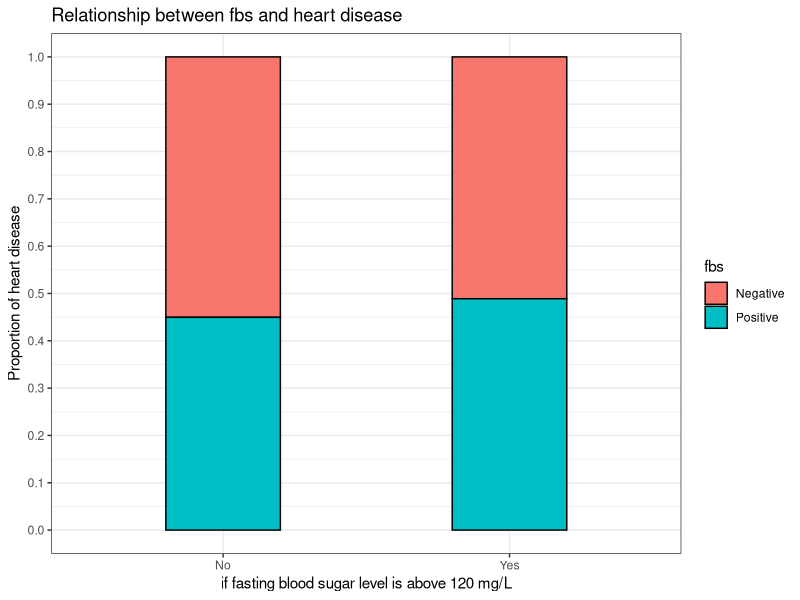
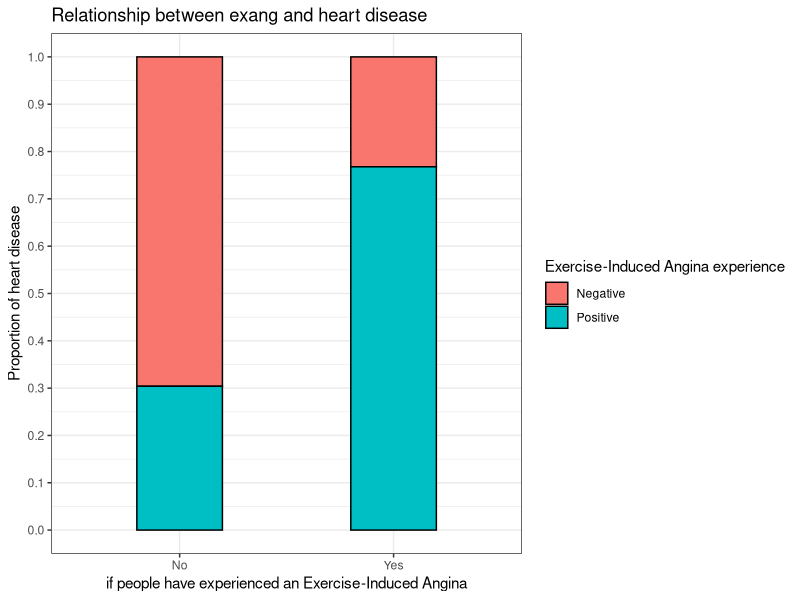
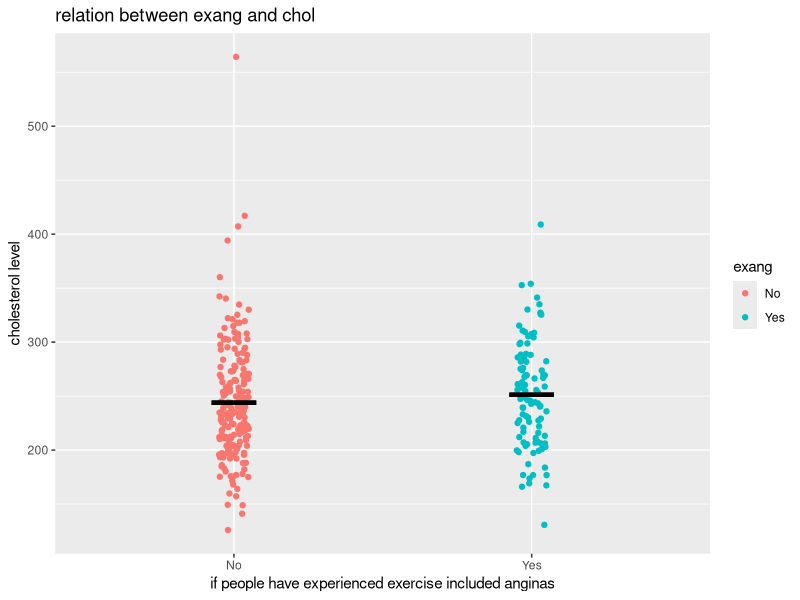

Reproduce these figures in R, in order.
## ---- chunk 1
knitr::opts_chunk$set(echo = TRUE)
## ---- chunk 2
library(tidyverse)
## ---- chunk 3
library(readxl)
#heart = read_excel("heart.xlsx")
heart = read_csv("heart_new.csv")
## ---- chunk 4
#View(heart)
## ---- chunk 5
ggplot(data = heart, aes(x = fbs, fill = target)) +
  geom_bar(color = "black", position = "fill", width = 0.4) +
  labs(x = "if fasting blood sugar level is above 120 mg/L", 
       y = "Proportion of heart disease",
       fill = "fbs", 
       title = "Relationship between fbs and heart disease")+
       theme_bw() +
       scale_y_continuous(breaks = seq(0,1,0.1))
## ---- chunk 6
heart %>%
  group_by(fbs,target) %>%
  summarise(count=n())
## ---- chunk 7
prop.test(x=c(116,22),
          n=c(258,45),
          alternative="less")
## ---- chunk 8
ggplot(data = heart, aes(x = exang, fill = target)) +
  geom_bar(color = "black", position = "fill", width = 0.4) +
  labs(x = "if people have experienced an Exercise-Induced Angina", 
       y = "Proportion of heart disease",
       fill = "Exercise-Induced Angina experience", 
       title = "Relationship between exang and heart disease")+
       theme_bw() +
       scale_y_continuous(breaks = seq(0,1,0.1))
## ---- chunk 9
heart %>%
  group_by(exang,target) %>%
  summarise(count=n())
## ---- chunk 10
prop.test(x=c(62,76),
          n=c(204,99),
          alternative="less")
## ---- chunk 11
ggplot(data = heart, aes(x = exang, y = chol, color = exang)) +
  geom_jitter(width = 0.05) +
  stat_summary(fun = mean, fun.min = mean, fun.max = mean, geom = "errorbar", color = "black", width = 0.15, size = 1.5) +
  labs(x = "if people have experienced exercise included anginas", y = "cholesterol level", title = "relation between exang and chol")
## ---- chunk 12
t.test(data = heart, 
       chol ~ exang, 
       var.equal = FALSE)
